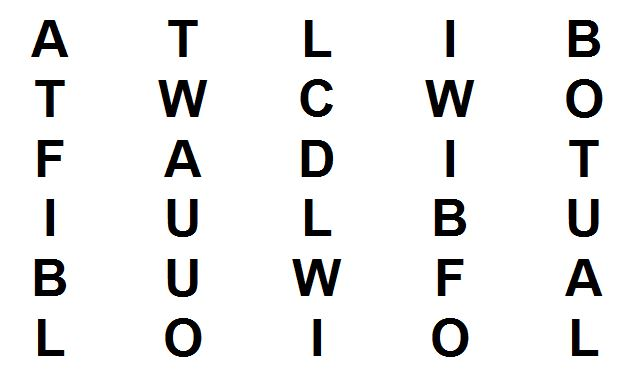
#> input picture images/letters.jpg, 643 x 384 px, found by its file name
$ python template_matching.py
#> lines starting #> are read from the running program, lines starting #| are printed output that depends on the picture; pictures that were not available may be replaced by others from this repository, and a replacement may not be noted
###############################################################
# GOALS
# Setup image & template image
# Apply template matching
# Improve template matching algorithm for sample image
###############################################################


# SETUP DATA


# Relevant Libraries
import os
import numpy as np
import matplotlib.pyplot as plt
from matplotlib.patches import Rectangle
from google.colab import drive, files
from skimage import io, color, feature, transform
from skimage.color import rgb2gray
from skimage.feature import match_template, peak_local_max

# Mount & setup paths to data
drive.mount('/content/gdrive', force_remount=True)
dir = '/content/gdrive/dir'
img_dir = os.path.join(dir, 'images')

# Load image & template to match
img = io.imread(os.path.join(img_dir, 'letters.jpg'))
#> img is the input picture: shape (384, 643, 3); mean R, G, B 237.4, 237.4, 237.3
template1 = io.imread(os.path.join(img_dir, 'template_T.jpg'))
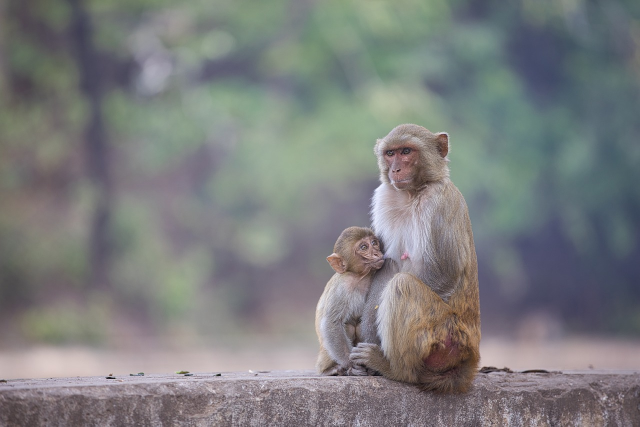
#> input picture images/monkey.jpg, 1280 x 853 px, given in place of template_T.jpg, which was not available (shown at 1/2 size)
#> template1 is the input picture: shape (853, 1280, 3); mean R, G, B 123.8, 125.3, 125.7
template2 = io.imread(os.path.join(img_dir, 'template_L.jpg'))
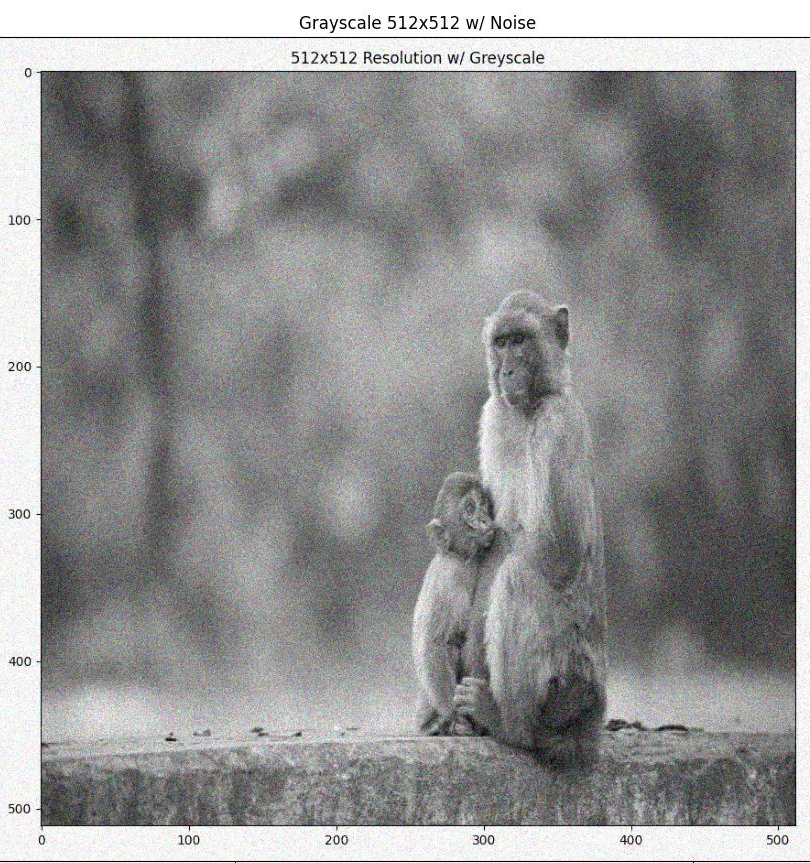
#> input picture images/monkey_noise.png, 810 x 863 px, given in place of template_L.jpg, which was not available
#> template2 is the input picture: shape (863, 810, 3); mean R, G, B 146.6, 146.6, 146.5

# Convert both images to grayscale
img_gs = color.rgb2gray(img)
template1_gs = color.rgb2gray(template1)
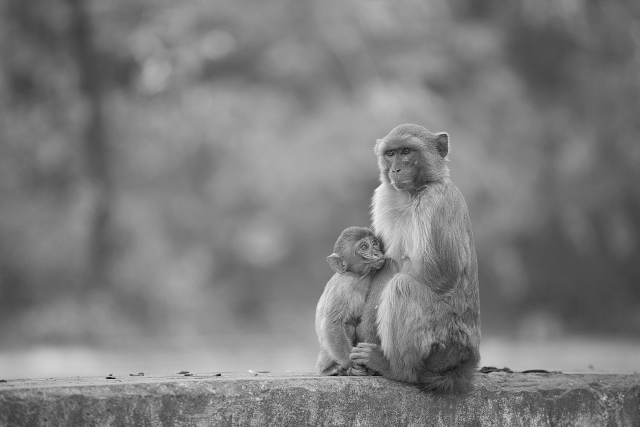
#> template1_gs: shape (853, 1280) float64 (shown at 1/2 size); min 0.00391, max 0.992, mean 0.49
template2_gs = color.rgb2gray(template2)


###############################################################


# TEMPLATE MATCHING

# Apply template matching
#> (the run stopped early here; a loop or call above may not have finished)
